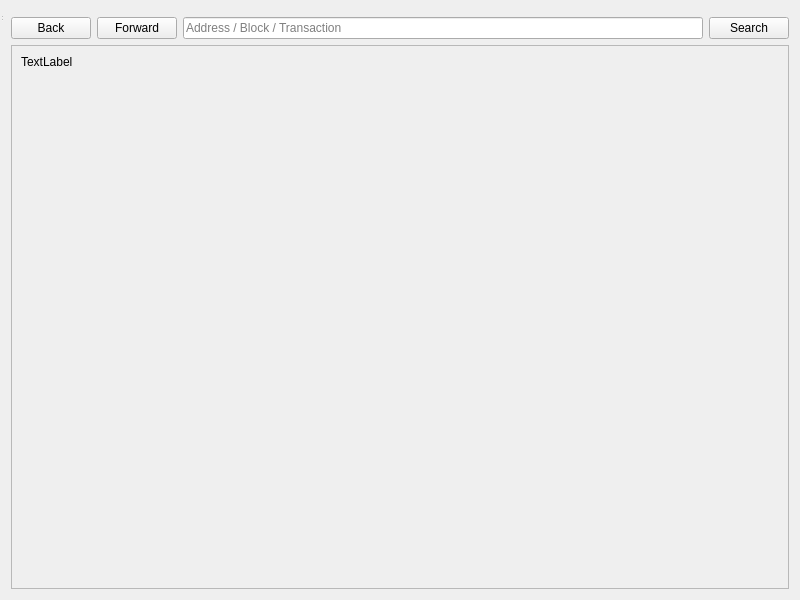
<?xml version="1.0" encoding="UTF-8"?>
<ui version="4.0">
 <class>BlockExplorer</class>
 <widget class="QWidget" name="BlockExplorer">
  <property name="geometry">
   <rect>
    <x>0</x>
    <y>0</y>
    <width>800</width>
    <height>600</height>
   </rect>
  </property>
  <property name="windowTitle">
   <string>Blockchain Explorer</string>
  </property>
  <property name="styleSheet">
   <string notr="true"/>
  </property>
  <layout class="QGridLayout" name="gridLayout">
   <item row="0" column="0">
    <widget class="QMenuBar" name="menubar"/>
   </item>
   <item row="1" column="0">
    <layout class="QVBoxLayout" name="verticalLayout">
     <property name="sizeConstraint">
      <enum>QLayout::SetMaximumSize</enum>
     </property>
     <item>
      <layout class="QHBoxLayout" name="horizontalLayout">
       <property name="sizeConstraint">
        <enum>QLayout::SetMaximumSize</enum>
       </property>
       <item>
        <widget class="QPushButton" name="back">
         <property name="text">
          <string>Back</string>
         </property>
         <property name="icon">
          <iconset>
           <normaloff>:/icons/back</normaloff>:/icons/back</iconset>
         </property>
         <property name="flat">
          <bool>false</bool>
         </property>
        </widget>
       </item>
       <item>
        <widget class="QPushButton" name="forward">
         <property name="text">
          <string>Forward</string>
         </property>
         <property name="icon">
          <iconset>
           <normaloff>:/icons/forward</normaloff>:/icons/forward</iconset>
         </property>
        </widget>
       </item>
       <item>
        <widget class="QLineEdit" name="searchBox">
         <property name="sizePolicy">
          <sizepolicy hsizetype="Expanding" vsizetype="Fixed">
           <horstretch>5</horstretch>
           <verstretch>0</verstretch>
          </sizepolicy>
         </property>
         <property name="minimumSize">
          <size>
           <width>0</width>
           <height>0</height>
          </size>
         </property>
         <property name="inputMask">
          <string/>
         </property>
         <property name="text">
          <string/>
         </property>
         <property name="placeholderText">
          <string>Address / Block / Transaction</string>
         </property>
        </widget>
       </item>
       <item>
        <widget class="QPushButton" name="pushSearch">
         <property name="sizePolicy">
          <sizepolicy hsizetype="Minimum" vsizetype="Fixed">
           <horstretch>0</horstretch>
           <verstretch>0</verstretch>
          </sizepolicy>
         </property>
         <property name="minimumSize">
          <size>
           <width>0</width>
           <height>0</height>
          </size>
         </property>
         <property name="maximumSize">
          <size>
           <width>16777215</width>
           <height>16777215</height>
          </size>
         </property>
         <property name="text">
          <string>Search</string>
         </property>
         <property name="autoDefault">
          <bool>false</bool>
         </property>
         <property name="default">
          <bool>false</bool>
         </property>
         <property name="flat">
          <bool>false</bool>
         </property>
        </widget>
       </item>
      </layout>
     </item>
     <item>
      <widget class="QScrollArea" name="scrollArea">
       <property name="widgetResizable">
        <bool>true</bool>
       </property>
       <widget class="QWidget" name="scrollAreaWidgetContents">
        <property name="geometry">
         <rect>
          <x>0</x>
          <y>0</y>
          <width>778</width>
          <height>512</height>
         </rect>
        </property>
        <layout class="QHBoxLayout" name="horizontalLayout_2">
         <item>
          <widget class="QLabel" name="content">
           <property name="sizePolicy">
            <sizepolicy hsizetype="Preferred" vsizetype="Expanding">
             <horstretch>0</horstretch>
             <verstretch>0</verstretch>
            </sizepolicy>
           </property>
           <property name="text">
            <string>TextLabel</string>
           </property>
           <property name="textFormat">
            <enum>Qt::RichText</enum>
           </property>
           <property name="alignment">
            <set>Qt::AlignLeading|Qt::AlignLeft|Qt::AlignTop</set>
           </property>
           <property name="textInteractionFlags">
            <set>Qt::LinksAccessibleByMouse|Qt::TextSelectableByMouse</set>
           </property>
          </widget>
         </item>
        </layout>
       </widget>
      </widget>
     </item>
    </layout>
   </item>
  </layout>
  <widget class="QStatusBar" name="statusbar">
   <property name="geometry">
    <rect>
     <x>0</x>
     <y>0</y>
     <width>3</width>
     <height>22</height>
    </rect>
   </property>
  </widget>
 </widget>
 <resources/>
 <connections/>
</ui>
